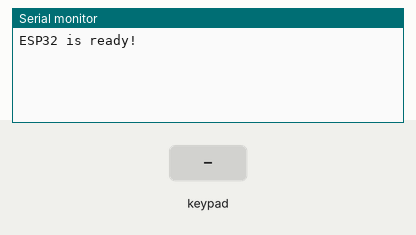
Recording of a sketch running on a simulated ESP32. Shown: the last lines printed to the serial monitor. The test bench sets the inputs (shaded band).

Above: at 1.2 s.
1.3 s: key '1' pressed
At 2.2 s:
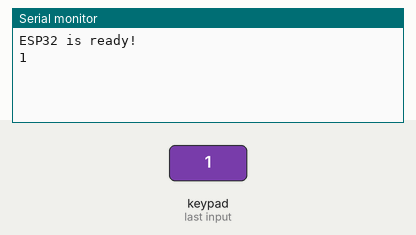
2.8 s: keypad keys 2 2 2 1 1 9 1 8 # pressed 0.4 s apart
At 7.1 s:
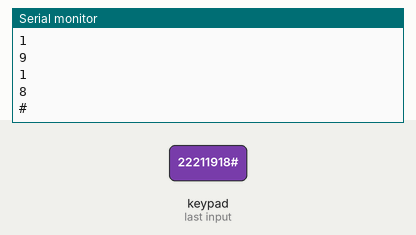
7.9 s: key 'A' pressed
At 8.3 s:
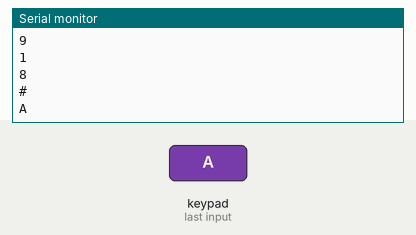
9.4 s: keypad keys 2 2 2 1 1 9 1 8 * pressed 0.4 s apart
At 13.3 s:
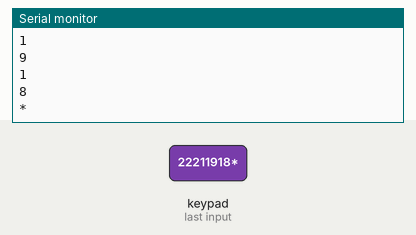
14.5 s: key 'B' pressed
At 15.7 s:
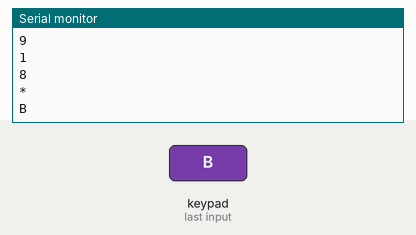
16.0 s: keypad keys 2 2 2 1 1 9 1 8 D pressed 0.4 s apart
At 20.6 s:
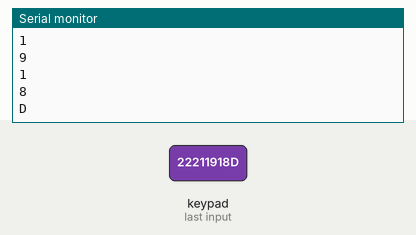
Timing chart, 0 to 22.1 s (numbered marks = the images above; inputs shaded):
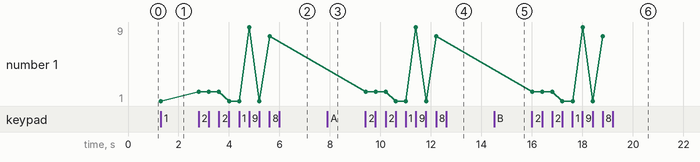

Measured:
- after the input at 1.3 s, the serial monitor: prints a new line at once (image 1)
- after the input at 2.8 s, the serial monitor: prints a new line at once (image 2)
- after the input at 7.9 s, the serial monitor: prints a new line at once (image 3)
- after the input at 9.4 s, the serial monitor: prints a new line at once (image 4)
- after the input at 14.5 s, the serial monitor: prints a new line at once (image 5)
- after the input at 16.0 s, the serial monitor: prints a new line at once (image 6)
- plotted number 1: 1 → 8 after the input at 2.8 s

The sketch:

Project_30.1_4x4_Matrix_Keypad_Display.ino
```cpp
//**********************************************************************************
/*
 * 文件名  : 4x4矩阵键盘显示
 * 描述 : 获取矩阵键盘的值
*/
#include <Keypad.h>

//定义键盘按钮上的符号
char keys[4][4] = {
  {'1', '2', '3', 'A'},
  {'4', '5', '6', 'B'},
  {'7', '8', '9', 'C'},
  {'*', '0', '#', 'D'}
};

byte rowPins[4] = {22, 21, 19, 18}; // 连接到键盘的行引脚
byte colPins[4] = {17, 16, 4, 0};   // 连接到键盘的列引脚

// 初始化myKeypad类的实例
Keypad myKeypad = Keypad(makeKeymap(keys), rowPins, colPins, 4, 4);

void setup() {
  Serial.begin(115200); // 初始化串口，波特率设置为115200
  Serial.println("ESP32 is ready!");  // 打印字符串“ESP32 is ready!”
}

void loop() {
  // 获取字符输入
  char keyPressed = myKeypad.getKey();
  // 如果有字符输入，则发送到串口
  if (keyPressed) {
    Serial.println(keyPressed);
  }
}
//**********************************************************************************
```
